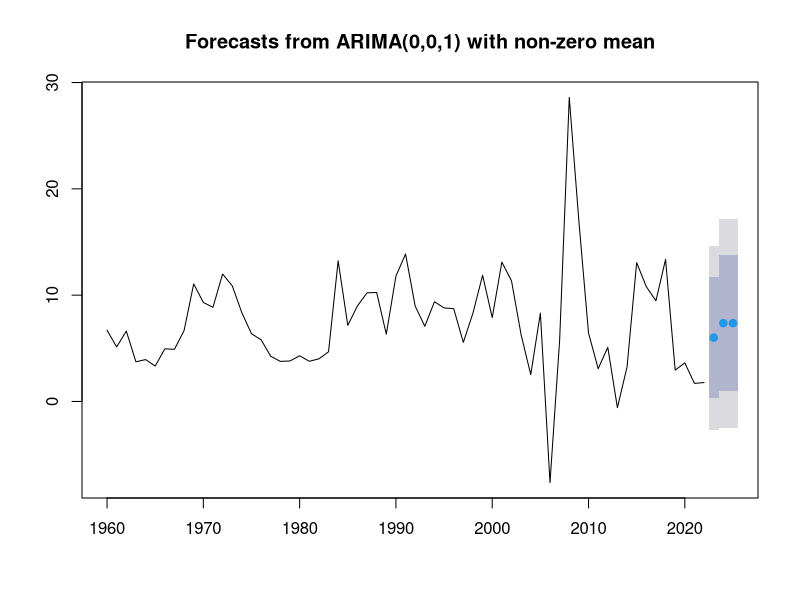

This figure's R source:
# Read the CSV file
data <- read.csv('Inflation.csv')

# Create a time series object
inflation_ts <- ts(data$India, start = 1960, end = 2022, frequency = 1)

# Load the forecast library
library(forecast)

# Fit an ARIMA model to the time series
model <- auto.arima(inflation_ts)

# Forecast future values
forecast_values <- forecast(model, h = 3)

# Print the forecast
print(forecast_values)

# Plot the forecast
plot(forecast_values)
